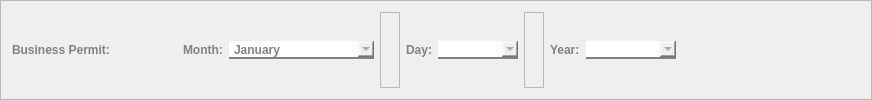
           <widget class="QFrame" name="bp_frame_edit">
            <property name="frameShape">
             <enum>QFrame::StyledPanel</enum>
            </property>
            <property name="frameShadow">
             <enum>QFrame::Raised</enum>
            </property>
            <layout class="QHBoxLayout" name="horizontalLayout_49">
             <item>
              <widget class="QLabel" name="label_96">
               <property name="styleSheet">
                <string notr="true">font-family: Segoe UI;
				font-weight: bold;
				color: #818181;

border-radius: 0px;
border-color: white;
border-width: 0px;</string>
               </property>
               <property name="text">
                <string>Business Permit:                    </string>
               </property>
              </widget>
             </item>
             <item>
              <widget class="QLabel" name="label_97">
               <property name="styleSheet">
                <string notr="true">font-family: Segoe UI;
				font-weight: bold;
				color: #818181;

border-radius: 0px;
border-color: white;
border-width: 0px;</string>
               </property>
               <property name="text">
                <string>Month:</string>
               </property>
              </widget>
             </item>
             <item>
              <widget class="QComboBox" name="bp_choose_month_comboBox_edit">
               <property name="minimumSize">
                <size>
                 <width>145</width>
                 <height>0</height>
                </size>
               </property>
               <property name="maximumSize">
                <size>
                 <width>175</width>
                 <height>16777215</height>
                </size>
               </property>
               <property name="cursor">
                <cursorShape>PointingHandCursor</cursorShape>
               </property>
               <property name="styleSheet">
                <string notr="true">QComboBox {
				font-family: Segoe UI;
				font-weight: bold;
				color: #818181;
                border: none;
                border-bottom: 2px solid #818181;
            }

QComboBox::hover{
color: #565656;
border-bottom: 2px solid #565656;
}

</string>
               </property>
               <item>
                <property name="text">
                 <string>January</string>
                </property>
               </item>
               <item>
                <property name="text">
                 <string>February</string>
                </property>
               </item>
               <item>
                <property name="text">
                 <string>March</string>
                </property>
               </item>
               <item>
                <property name="text">
                 <string>April</string>
                </property>
               </item>
               <item>
                <property name="text">
                 <string>May</string>
                </property>
               </item>
               <item>
                <property name="text">
                 <string>June</string>
                </property>
               </item>
               <item>
                <property name="text">
                 <string>July</string>
                </property>
               </item>
               <item>
                <property name="text">
                 <string>August</string>
                </property>
               </item>
               <item>
                <property name="text">
                 <string>September</string>
                </property>
               </item>
               <item>
                <property name="text">
                 <string>October</string>
                </property>
               </item>
               <item>
                <property name="text">
                 <string>November</string>
                </property>
               </item>
               <item>
                <property name="text">
                 <string>December</string>
                </property>
               </item>
              </widget>
             </item>
             <item>
              <widget class="QFrame" name="frame_91">
               <property name="minimumSize">
                <size>
                 <width>20</width>
                 <height>0</height>
                </size>
               </property>
               <property name="frameShape">
                <enum>QFrame::StyledPanel</enum>
               </property>
               <property name="frameShadow">
                <enum>QFrame::Raised</enum>
               </property>
              </widget>
             </item>
             <item>
              <widget class="QLabel" name="label_98">
               <property name="styleSheet">
                <string notr="true">font-family: Segoe UI;
				font-weight: bold;
				color: #818181;

border-radius: 0px;
border-color: white;
border-width: 0px;</string>
               </property>
               <property name="text">
                <string>Day:</string>
               </property>
              </widget>
             </item>
             <item>
              <widget class="QComboBox" name="bp_choose_day_comboBox_edit">
               <property name="minimumSize">
                <size>
                 <width>80</width>
                 <height>0</height>
                </size>
               </property>
               <property name="maximumSize">
                <size>
                 <width>80</width>
                 <height>16777215</height>
                </size>
               </property>
               <property name="cursor">
                <cursorShape>PointingHandCursor</cursorShape>
               </property>
               <property name="styleSheet">
                <string notr="true">QComboBox {
				font-family: Segoe UI;
				font-weight: bold;
				color: #818181;
                border: none;
                border-bottom: 2px solid #818181;
            }

QComboBox::hover{
color: #565656;
border-bottom: 2px solid #565656;
}

</string>
               </property>
              </widget>
             </item>
             <item>
              <widget class="QFrame" name="frame_92">
               <property name="minimumSize">
                <size>
                 <width>20</width>
                 <height>0</height>
                </size>
               </property>
               <property name="frameShape">
                <enum>QFrame::StyledPanel</enum>
               </property>
               <property name="frameShadow">
                <enum>QFrame::Raised</enum>
               </property>
              </widget>
             </item>
             <item>
              <widget class="QLabel" name="label_99">
               <property name="styleSheet">
                <string notr="true">font-family: Segoe UI;
				font-weight: bold;
				color: #818181;

border-radius: 0px;
border-color: white;
border-width: 0px;</string>
               </property>
               <property name="text">
                <string>Year:</string>
               </property>
              </widget>
             </item>
             <item>
              <widget class="QComboBox" name="bp_choose_year_comboBox_edit">
               <property name="minimumSize">
                <size>
                 <width>90</width>
                 <height>0</height>
                </size>
               </property>
               <property name="maximumSize">
                <size>
                 <width>80</width>
                 <height>16777215</height>
                </size>
               </property>
               <property name="cursor">
                <cursorShape>PointingHandCursor</cursorShape>
               </property>
               <property name="styleSheet">
                <string notr="true">QComboBox {
				font-family: Segoe UI;
				font-weight: bold;
				color: #818181;
                border: none;
                border-bottom: 2px solid #818181;
            }

QComboBox::hover{
color: #565656;
border-bottom: 2px solid #565656;
}


</string>
               </property>
              </widget>
             </item>
             <item>
              <spacer name="horizontalSpacer_72">
               <property name="orientation">
                <enum>Qt::Horizontal</enum>
               </property>
               <property name="sizeHint" stdset="0">
                <size>
                 <width>184</width>
                 <height>20</height>
                </size>
               </property>
              </spacer>
             </item>
            </layout>
           </widget>
